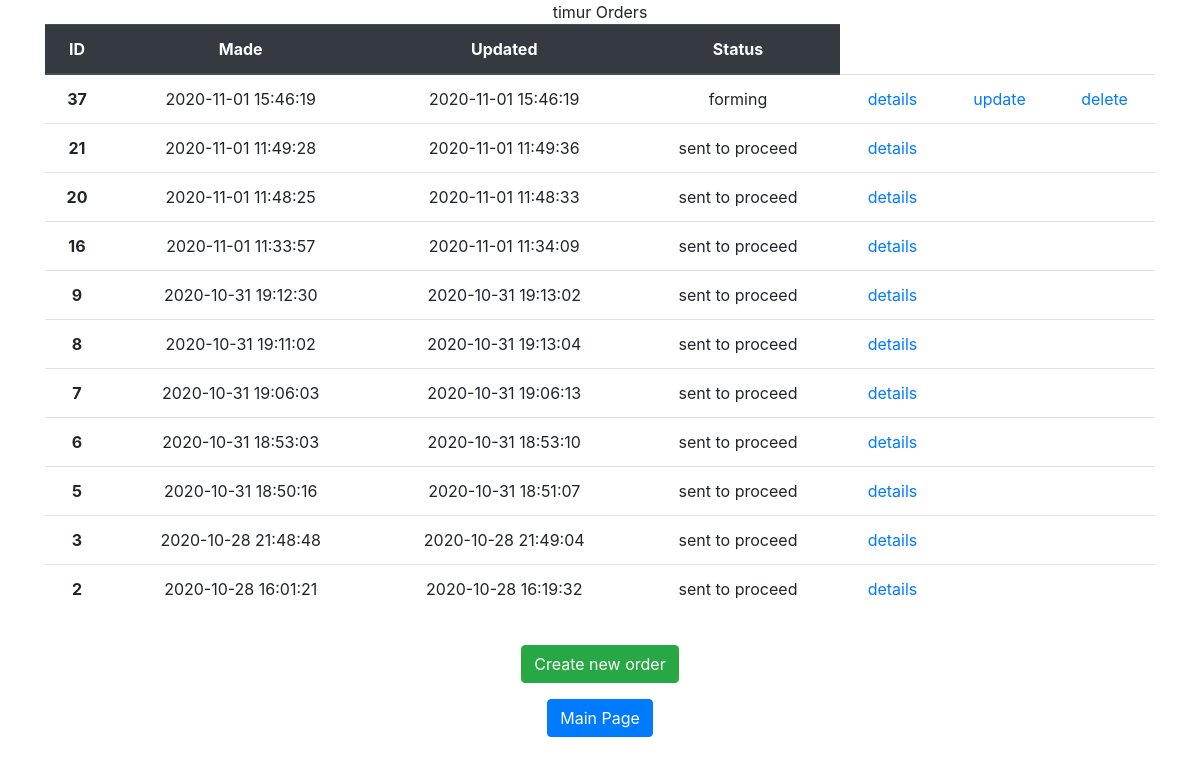
The app's page /order/ (signed in), older data.
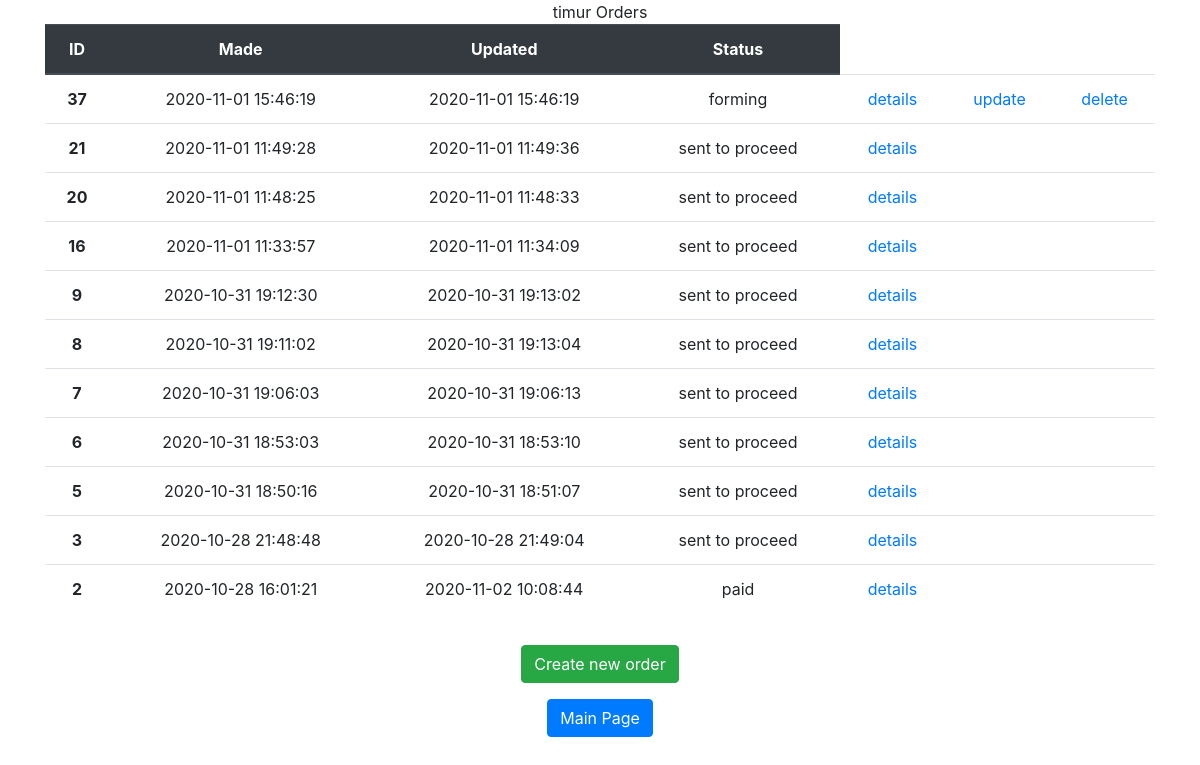
The same page, newer data.
### ordersapp/models.py (models this page shows, shortened)
class Order(models.Model):
    FORMING = 'FM'
    SENT_TO_PROCEED = 'STP'
    PROCEEDED = 'PRD'
    PAID = 'PD'
    READY = 'RDY'
    DONE = 'DN'
    CANCEL = 'CNL'
    ORDER_STATUS_CHOICES = (
        (FORMING, 'forming'),
        (SENT_TO_PROCEED, 'sent to proceed'),
        (PROCEEDED, 'proceeded'),
        (PAID, 'paid'),
        (READY, 'ready'),
        (DONE, 'done'),
        (CANCEL, 'canceled')
    )
    user = models.ForeignKey(settings.AUTH_USER_MODEL, on_delete=models.CASCADE, verbose_name='user')
    created = models.DateTimeField(verbose_name='made', auto_now_add=True)
    updated = models.DateTimeField(verbose_name='updated', auto_now=True)
    status = models.CharField(verbose_name='status', max_length=3, choices=ORDER_STATUS_CHOICES, default=FORMING)
    is_active = models.BooleanField(verbose_name='active', default=True)
    class Meta:
        ordering = ('-created',)
        verbose_name = 'order'
        verbose_name_plural = 'orders'

### ordersapp/views.py (the view)
# urls.py: path('', ordersapp.OrderList.as_view(), name='orders_list'),
class OrderList(ListView):
    model = Order
    def get_queryset(self):
        return Order.objects.filter(user=self.request.user)

### mainapp/context_processors.py (called while the page is built)
def shopping_cart(request):
    shopping_cart = []
    if request.user.is_authenticated:
        shopping_cart = ShoppingCart.objects.filter(user=request.user)
    return {
        'shopping_cart':
            shopping_cart,
    }

### ordersapp/templates/ordersapp/order_list.html
{% extends 'ordersapp/base.html' %}
{% load static %}
{% block content %}
    <div class="container text-center">
    <div class="row">
        <div class="col">
            {% if user.first_name %}
            {{ user.first_name }}
                {% else %}
                User
            {% endif %} Orders
        </div>
    </div>
    </div>
    <div class="container text-center">
    <div class="row">
        <div class="col">
            <table class="table">
  <thead class="thead-dark">
    <tr>
      <th scope="col">ID</th>
      <th scope="col">Made</th>
      <th scope="col">Updated</th>
      <th scope="col">Status</th>
    </tr>
  </thead>
                <tbody>
                {% for item in object_list %}
                {% if item.is_active %}
                <tr>
                    <th scope="row">{{ item.pk }}</th>
                    <td>{{ item.created|date:"Y-m-d H:i:s" }}</td>
                    <td>{{ item.updated|date:"Y-m-d H:i:s" }}</td>
                    <td>{{ item.get_status_display }}</td>
                    <td>
                        <a href="{% url 'ordersapp:order_read' item.pk %}"> details</a>
                    </td>
                    <td>
                        {% if item.status == 'FM' %}
                        <a href="{% url 'ordersapp:order_update' item.pk %}">update</a>
                        {% endif %}
                    </td>
                    <td>
                        {% if item.status == 'FM' %}
                        <a href="{% url 'ordersapp:order_delete' item.pk %}">delete</a>
                        {% endif %}
                    </td>
                </tr>
            {% endif %}
            {% endfor %}
                </tbody>
            </table>
        </div>
    </div>
    </div>
    <div class="container text-center mt-3">
    <div class="row">
        <div class="col">
            <a href="{% url 'ordersapp:order_create' %}" class="btn btn-success" role="button">Create new order</a>
        </div>
    </div>
    </div>
    <div class="container text-center mt-3">
    <div class="row">
        <div class="col">
            <a href="{% url 'main' %}" class="btn btn-primary" role="button">Main Page</a>
        </div>
    </div>
    </div>
{% endblock %}

Row changes from the older to the newer data that the page shows:
changed Order id 2: updated "2020-10-28 16:19:32" → "2020-11-02 10:08:44"; status "sent to proceed" → "paid"
